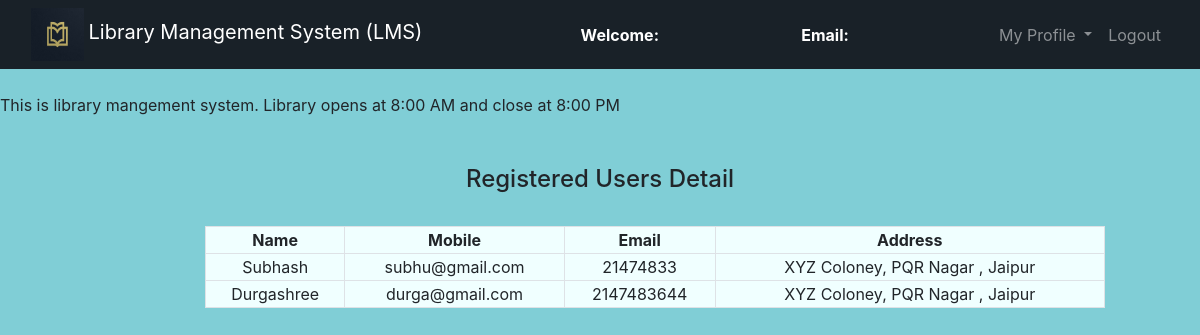
Page /admin/Regusers.php on the committed database.
### tables this page shows
CREATE TABLE `users` (
  `id` int(11) NOT NULL,
  `name` varchar(50) NOT NULL,
  `email` varchar(100) NOT NULL,
  `password` varchar(100) NOT NULL,
  `mobile` int(10) NOT NULL,
  `address` varchar(250) NOT NULL
);

### admin/Regusers.php (the view, shortened to what this page needs)
<?php
	$connection = mysqli_connect("localhost:3308","root","");
	$query = "select * from users";
?>
<!DOCTYPE html>
<html>
<head>
	<link rel="stylesheet" type="text/css" href="../bootstrap-4.4.1/css/bootstrap.min.css">
</head>
<body style="background-color: #80ced6;">
	<nav class="navbar navbar-expand-lg navbar-dark bg-dark" style="background-color:#192128 !important;">
		<div class="container-fluid">
			<div class="navbar-header">
				<img src="../assets/librarylogo.jpg" alt="books" width="53px" height="53px">
				<a class="navbar-brand" href="admin_dashboard.php">Library Management System (LMS)</a>
			</div>
			<font style="color: white"><span><strong>Welcome: <?php echo $_SESSION['name'];?></strong></span></font>
			<font style="color: white"><span><strong>Email: <?php echo $_SESSION['email'];?></strong></font>
		    <ul class="nav navbar-nav navbar-right">
		      <li class="nav-item dropdown">
	        	<a class="nav-link dropdown-toggle" data-toggle="dropdown">My Profile </a>
		      </li>
		      <li class="nav-item">
		        <a class="nav-link" href="../logout.php">Logout</a>
		      </li>
		    </ul>
		</div>
	</nav><br>
	<span><marquee>This is library mangement system. Library opens at 8:00 AM and close at 8:00 PM</marquee></span><br><br>
		<center><h4>Registered Users Detail</h4><br></center>
		<div class="row">
			<div class="col-md-2"></div>
			<div class="col-md-8">
				<form>
				<table class="table-bordered table-hover" width="900px" style="text-align: center;background: azure;" >						<tr>
							<th>Name</th>
							<th>Mobile</th>
							<th>Email</th>
							<th>Address</th>
						</tr>
					<?php
						$query_run = mysqli_query($connection,$query);
						while ($row = mysqli_fetch_assoc($query_run)){
							$name = $row['name'];
							$email = $row['email'];
							$mobile = $row['mobile'];
							$address = $row['address'];
					?>
						<tr>
							<td><?php echo $name;?></td>
							<td><?php echo $email;?></td>
							<td><?php echo $mobile;?></td>
							<td><?php echo $address;?></td>
						</tr>
					<?php
						}
					?>
				</table>
				</form>
			</div>
			<div class="col-md-2"></div>
		</div>
</body>
</html>

### rows in the picture
users: name "Subhash", email "subhu@gmail.com", mobile "21474833", address "XYZ Coloney, PQR Nagar , Jaipur"
users: name "Durgashree", email "durga@gmail.com", mobile "2147483644", address "XYZ Coloney, PQR Nagar , Jaipur"
